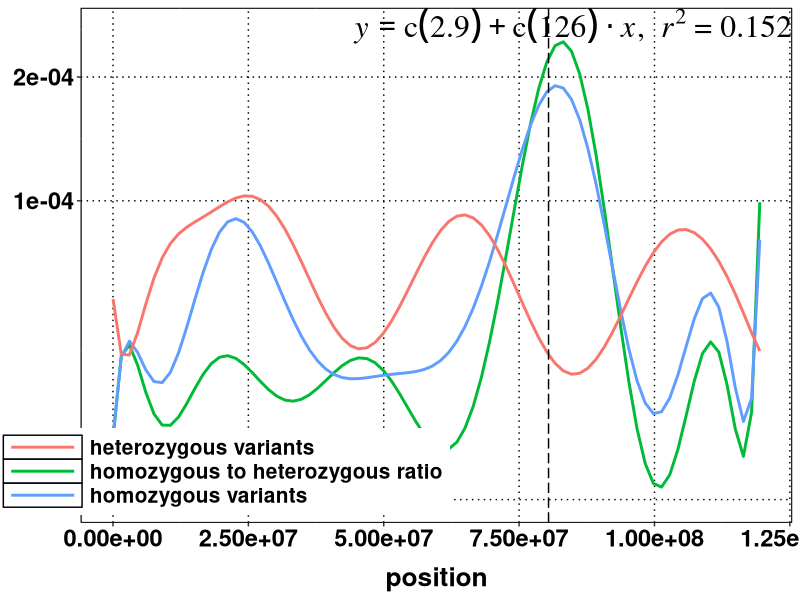
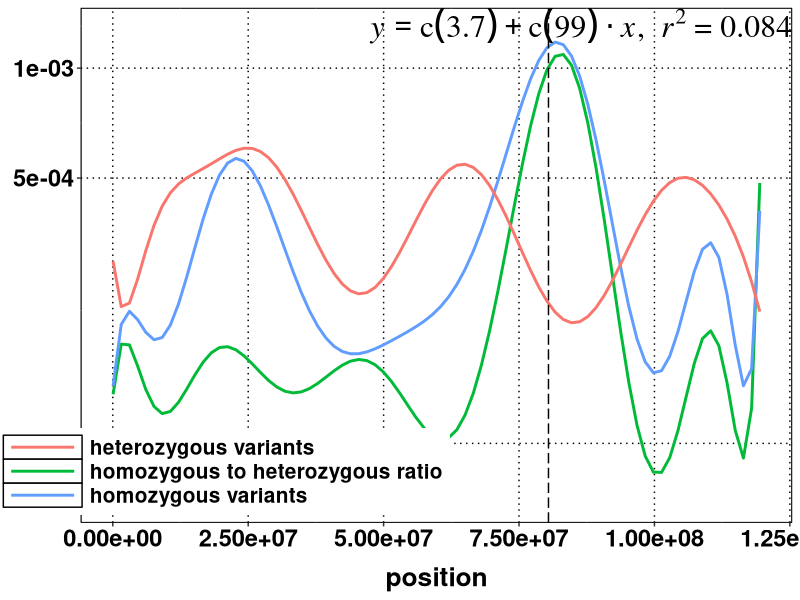
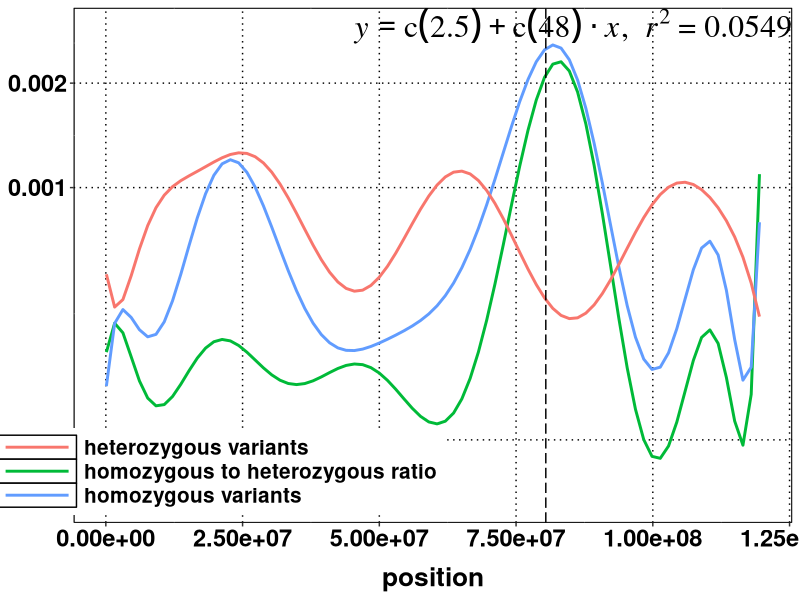
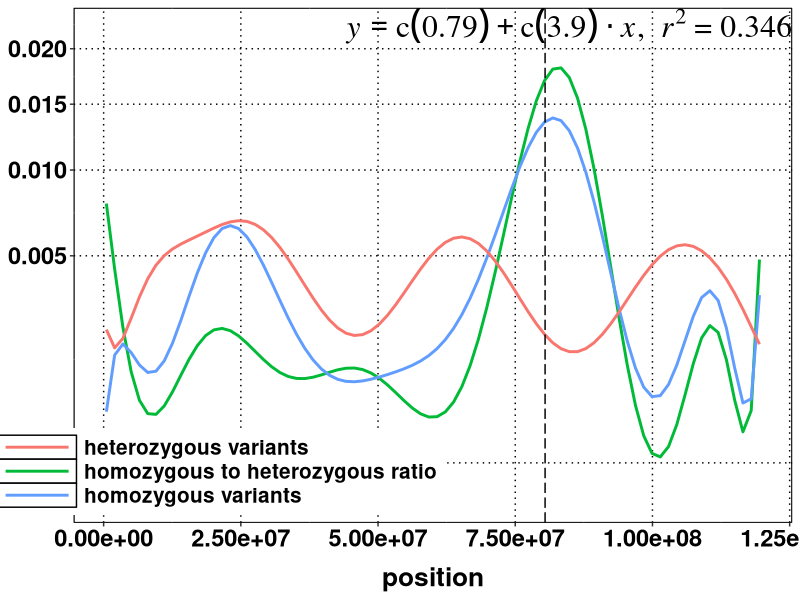
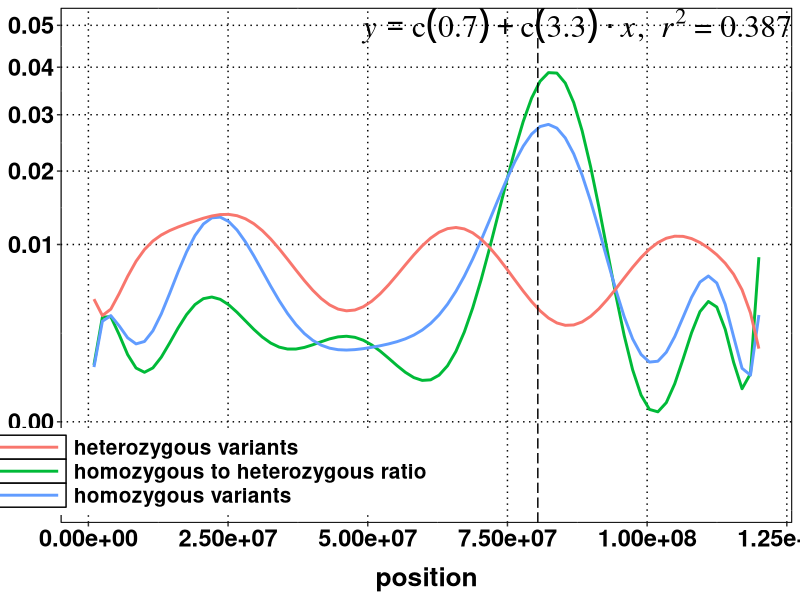
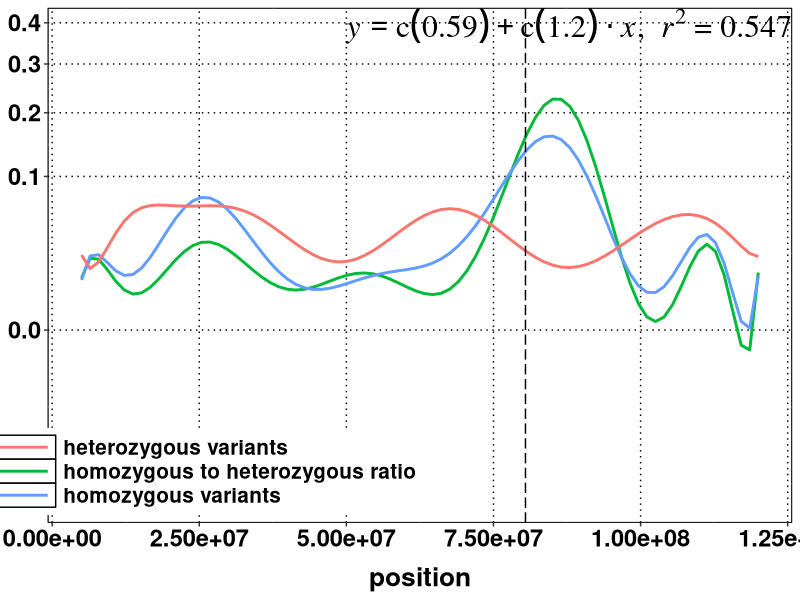
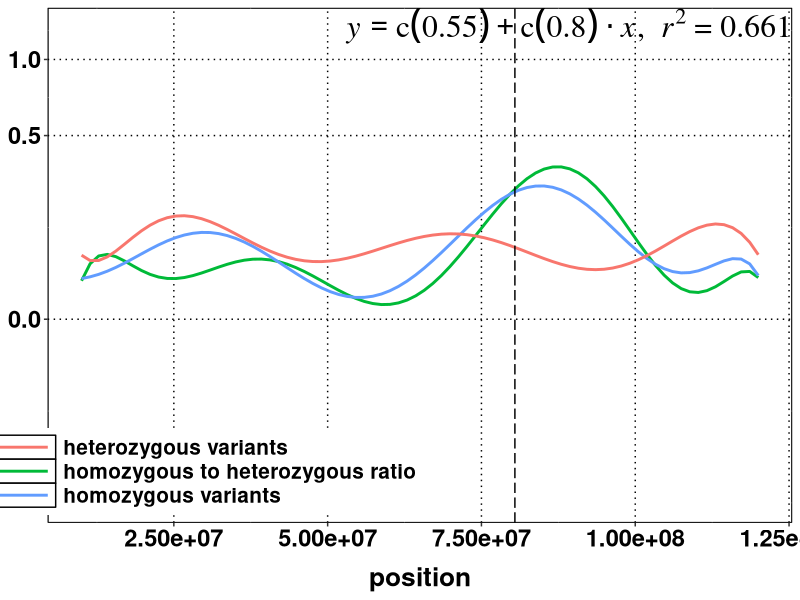
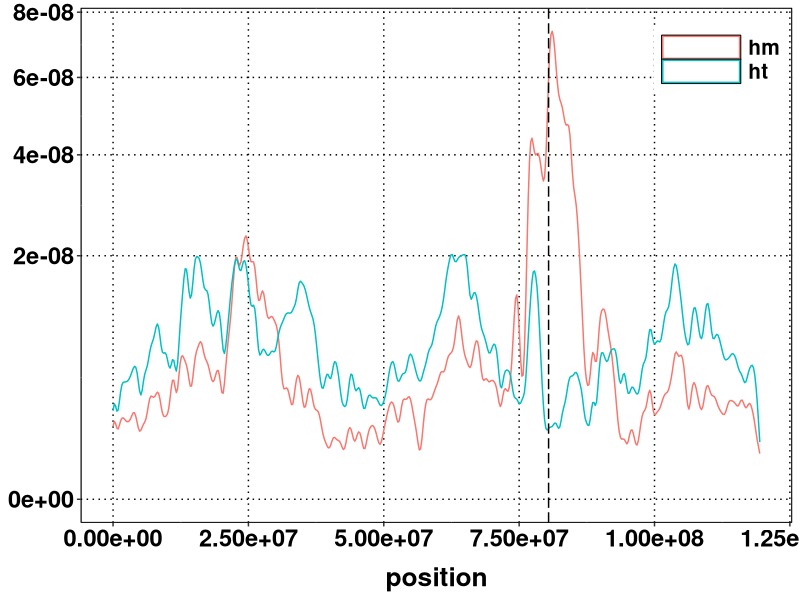

Recreate these plots in R, in order.
## ---- chunk 1
# load the required libraries and functions
library(knitr)
library(markdown)
#opts_chunk$set(dev = 'pdf')
library(grid)
library(gridExtra)
library(ggplot2)

## cusotom ggplot theme edits
mytheme <- theme(panel.background = element_rect(fill='white', colour='black'),
        text = element_text(size = 20, face='bold', colour='black'),
        axis.title.x = element_text(size = 19, face='bold', color='black', vjust = -1),
        axis.text = element_text(size = 17, face='bold', color='black'),
        panel.grid.major = element_line(linetype = 'dotted', colour='black'),
        panel.border = element_rect(fill=NA, linetype = "solid", colour='black'),
        plot.margin=unit(c(2,2,5,2),'mm'), legend.position=c(0.2,0.1), legend.title = element_blank(),
        legend.text = element_text(colour = 'black', size = 15, face = 'bold'), legend.box = "horizontal",
        legend.key.width=unit(2, "cm"), legend.key = element_rect(fill='white'))

### lm equation display on plot. function modified from following link
## http://stackoverflow.com/questions/11949331/adding-a-3rd-order-polynomial-and-its-equation-to-a-ggplot-in-r
lm_eqn = function(x, y, n){
  m=lm(y ~ poly(x, n)) #n degree polynomial
  eq <- substitute(italic(y) == a + b %.% italic(x)*","~~italic(r)^2~"="~r2,
                   list(a = format(coef(m)[1], digits = 2),
                        b = format(coef(m)[2], digits = 2),
                        r2 = format(summary(m)$r.squared, digits = 3)))
  as.character(as.expression(eq))
}

## set working directory
setwd("~/git-hub-repos/shyamrallapalli/mutations_hts_noref/002_snps_in_assembled_genome/contig_snp_distribution/arabidopsis/uchida_etal/sup1")

## ---- chunk 2
tenkb <- read.delim(file="per-10000bp-filtered_sup1_colT_wsT.vcf.txt", header = TRUE)
tenkb$numhm <- tenkb$numhm + 0.1
tenkb$numht <- tenkb$numht + 0.1
tenkb$ratio <- tenkb$numhm/tenkb$numht
ggplot(data=tenkb, aes(x=position)) + stat_smooth(aes(y=ratio/sum(ratio), colour="homozygous to heterozygous ratio"),
                                                  method="lm", se=TRUE, fill=NA, formula=y ~ poly(x, 12, raw=TRUE) ) +
  stat_smooth(aes(y=numhm/sum(numhm), colour="homozygous variants"), method="lm", se=FALSE, formula=y ~ poly(x, 12, raw=TRUE) ) +
  stat_smooth(aes(y=numht/sum(numht), colour="heterozygous variants"), method="lm", se=FALSE, formula=y ~ poly(x, 12, raw=TRUE) ) +
  scale_y_sqrt() + labs(y=NULL, main="genome in 10 KB fragment chunks") + mytheme +
  geom_vline(xintercept = as.numeric(80437067), size=0.5, linetype = "longdash") +
  annotate("text", x=Inf, y=Inf, label=lm_eqn(tenkb$position, tenkb$ratio, 12), hjust=1, vjust=1, size=8, family="Times", face="italic", parse=TRUE)


## ---- chunk 3
tenkb <- read.delim(file="per-50000bp-filtered_sup1_colT_wsT.vcf.txt", header = TRUE)
tenkb$numhm <- tenkb$numhm + 0.1
tenkb$numht <- tenkb$numht + 0.1
tenkb$ratio <- tenkb$numhm/tenkb$numht
ggplot(data=tenkb, aes(x=position)) + stat_smooth(aes(y=ratio/sum(ratio), colour="homozygous to heterozygous ratio"),
                                                  method="lm", se=TRUE, fill=NA, formula=y ~ poly(x, 12, raw=TRUE) ) +
  stat_smooth(aes(y=numhm/sum(numhm), colour="homozygous variants"), method="lm", se=FALSE, formula=y ~ poly(x, 12, raw=TRUE) ) +
  stat_smooth(aes(y=numht/sum(numht), colour="heterozygous variants"), method="lm", se=FALSE, formula=y ~ poly(x, 12, raw=TRUE) ) +
  scale_y_sqrt() + labs(y=NULL, main="genome in 10 KB fragment chunks") + mytheme +
  geom_vline(xintercept = as.numeric(80437067), size=0.5, linetype = "longdash") +
  annotate("text", x=Inf, y=Inf, label=lm_eqn(tenkb$position, tenkb$ratio, 12), hjust=1, vjust=1, size=8, family="Times", face="italic", parse=TRUE)

## ---- chunk 4
tenkb <- read.delim(file="per-100000bp-filtered_sup1_colT_wsT.vcf.txt", header = TRUE)
tenkb$numhm <- tenkb$numhm + 0.1
tenkb$numht <- tenkb$numht + 0.1
tenkb$ratio <- tenkb$numhm/tenkb$numht
ggplot(data=tenkb, aes(x=position)) + stat_smooth(aes(y=ratio/sum(ratio), colour="homozygous to heterozygous ratio"),
                                                  method="lm", se=TRUE, fill=NA, formula=y ~ poly(x, 12, raw=TRUE) ) +
  stat_smooth(aes(y=numhm/sum(numhm), colour="homozygous variants"), method="lm", se=FALSE, formula=y ~ poly(x, 12, raw=TRUE) ) +
  stat_smooth(aes(y=numht/sum(numht), colour="heterozygous variants"), method="lm", se=FALSE, formula=y ~ poly(x, 12, raw=TRUE) ) +
  scale_y_sqrt() + labs(y=NULL, main="genome in 10 KB fragment chunks") + mytheme +
  geom_vline(xintercept = as.numeric(80437067), size=0.5, linetype = "longdash") +
  annotate("text", x=Inf, y=Inf, label=lm_eqn(tenkb$position, tenkb$ratio, 12), hjust=1, vjust=1, size=8, family="Times", face="italic", parse=TRUE)

## ---- chunk 5
tenkb <- read.delim(file="per-500000bp-filtered_sup1_colT_wsT.vcf.txt", header = TRUE)
tenkb$numhm <- tenkb$numhm + 0.1
tenkb$numht <- tenkb$numht + 0.1
tenkb$ratio <- tenkb$numhm/tenkb$numht
ggplot(data=tenkb, aes(x=position)) + stat_smooth(aes(y=ratio/sum(ratio), colour="homozygous to heterozygous ratio"),
                                                  method="lm", se=TRUE, fill=NA, formula=y ~ poly(x, 12, raw=TRUE) ) +
  stat_smooth(aes(y=numhm/sum(numhm), colour="homozygous variants"), method="lm", se=FALSE, formula=y ~ poly(x, 12, raw=TRUE) ) +
  stat_smooth(aes(y=numht/sum(numht), colour="heterozygous variants"), method="lm", se=FALSE, formula=y ~ poly(x, 12, raw=TRUE) ) +
  scale_y_sqrt() + labs(y=NULL, main="genome in 10 KB fragment chunks") + mytheme +
  geom_vline(xintercept = as.numeric(80437067), size=0.5, linetype = "longdash") +
  annotate("text", x=Inf, y=Inf, label=lm_eqn(tenkb$position, tenkb$ratio, 12), hjust=1, vjust=1, size=8, family="Times", face="italic", parse=TRUE)

## ---- chunk 6
tenkb <- read.delim(file="per-1000000bp-filtered_sup1_colT_wsT.vcf.txt", header = TRUE)
tenkb$numhm <- tenkb$numhm + 0.1
tenkb$numht <- tenkb$numht + 0.1
tenkb$ratio <- tenkb$numhm/tenkb$numht
ggplot(data=tenkb, aes(x=position)) + stat_smooth(aes(y=ratio/sum(ratio), colour="homozygous to heterozygous ratio"),
                                                  method="lm", se=TRUE, fill=NA, formula=y ~ poly(x, 12, raw=TRUE) ) +
  stat_smooth(aes(y=numhm/sum(numhm), colour="homozygous variants"), method="lm", se=FALSE, formula=y ~ poly(x, 12, raw=TRUE) ) +
  stat_smooth(aes(y=numht/sum(numht), colour="heterozygous variants"), method="lm", se=FALSE, formula=y ~ poly(x, 12, raw=TRUE) ) +
  scale_y_sqrt() + labs(y=NULL, main="genome in 10 KB fragment chunks") + mytheme +
  geom_vline(xintercept = as.numeric(80437067), size=0.5, linetype = "longdash") +
  annotate("text", x=Inf, y=Inf, label=lm_eqn(tenkb$position, tenkb$ratio, 12), hjust=1, vjust=1, size=8, family="Times", face="italic", parse=TRUE)

## ---- chunk 7
tenkb <- read.delim(file="per-5000000bp-filtered_sup1_colT_wsT.vcf.txt", header = TRUE)
tenkb$numhm <- tenkb$numhm + 0.1
tenkb$numht <- tenkb$numht + 0.1
tenkb$ratio <- tenkb$numhm/tenkb$numht
ggplot(data=tenkb, aes(x=position)) + stat_smooth(aes(y=ratio/sum(ratio), colour="homozygous to heterozygous ratio"),
                                                  method="lm", se=TRUE, fill=NA, formula=y ~ poly(x, 12, raw=TRUE) ) +
  stat_smooth(aes(y=numhm/sum(numhm), colour="homozygous variants"), method="lm", se=FALSE, formula=y ~ poly(x, 12, raw=TRUE) ) +
  stat_smooth(aes(y=numht/sum(numht), colour="heterozygous variants"), method="lm", se=FALSE, formula=y ~ poly(x, 12, raw=TRUE) ) +
  scale_y_sqrt() + labs(y=NULL, main="genome in 10 KB fragment chunks") + mytheme +
  geom_vline(xintercept = as.numeric(80437067), size=0.5, linetype = "longdash") +
  annotate("text", x=Inf, y=Inf, label=lm_eqn(tenkb$position, tenkb$ratio, 12), hjust=1, vjust=1, size=8, family="Times", face="italic", parse=TRUE)

## ---- chunk 8
tenkb <- read.delim(file="per-10000000bp-filtered_sup1_colT_wsT.vcf.txt", header = TRUE)
tenkb$numhm <- tenkb$numhm + 0.1
tenkb$numht <- tenkb$numht + 0.1
tenkb$ratio <- tenkb$numhm/tenkb$numht
ggplot(data=tenkb, aes(x=position)) + stat_smooth(aes(y=ratio/sum(ratio), colour="homozygous to heterozygous ratio"),
                                                  method="lm", se=TRUE, fill=NA, formula=y ~ poly(x, 8, raw=TRUE) ) +
  stat_smooth(aes(y=numhm/sum(numhm), colour="homozygous variants"), method="lm", se=FALSE, formula=y ~ poly(x, 8, raw=TRUE) ) +
  stat_smooth(aes(y=numht/sum(numht), colour="heterozygous variants"), method="lm", se=FALSE, formula=y ~ poly(x, 8, raw=TRUE) ) +
  scale_y_sqrt() + labs(y=NULL, main="genome in 10 KB fragment chunks") + mytheme +
  geom_vline(xintercept = as.numeric(80437067), size=0.5, linetype = "longdash") +
  annotate("text", x=Inf, y=Inf, label=lm_eqn(tenkb$position, tenkb$ratio, 8), hjust=1, vjust=1, size=8, family="Times", face="italic", parse=TRUE)

## ---- chunk 9
infile <- read.delim(file="varposn-genome-filtered_sup1_colT_wsT.vcf.txt", header = TRUE)
ggplot(data=infile, aes(x=position, colour=type)) + geom_density(adjust=1/10) +
  geom_vline(xintercept = as.numeric(80437067), size=0.5, linetype = "longdash") +
     scale_y_sqrt() + labs(y=NULL, main="genome wide snp density") + mytheme + theme(legend.position=c(0.9,0.9))

